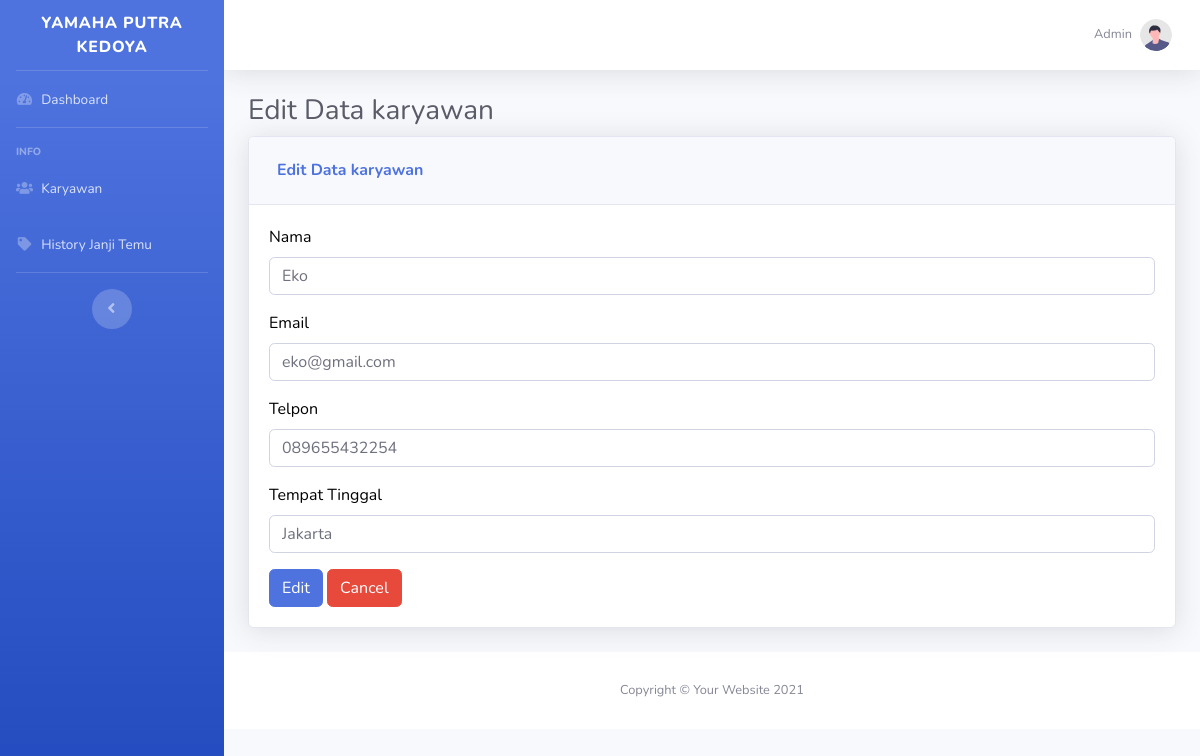
/karyawan/editkaryawan/1, run on the app's committed database.
### tables this page shows
CREATE TABLE `karyawan` (
  `id_karyawan` int(11) NOT NULL,
  `nama` varchar(128) NOT NULL,
  `email` varchar(128) NOT NULL,
  `phone` varchar(128) NOT NULL,
  `tmpt_tinggal` varchar(128) NOT NULL
);

### application/controllers/Karyawan.php (called while the page is built, shortened)
<?php
class Karyawan extends CI_Controller {
    public function editkaryawan($id)
    {
        $data['title'] = "Edit Data karyawan";
        $data['karyawan'] = $this->model_karyawan->getkaryawanId($id);
        $this->form_validation->set_rules('nama', 'Nama karyawan', 'required');
        $this->form_validation->set_rules('email', 'Email', 'required');
        $this->form_validation->set_rules('phone', 'Telpon', 'required|numeric');
        $this->form_validation->set_rules('tmpt_tinggal', 'Tempat Tinggal', 'required');
        if ($this->form_validation->run() == false) {
            $this->load->view('template/header', $data);
            $this->load->view('data/karyawan_edit', $data);
            $this->load->view('template/footer');
        } else {
            $this->model_karyawan->editkaryawan();
            $this->session->set_flashdata('message', '<div class="alert alert-success" role="alert">karyawan Di Edit !!!</div>');
            redirect('karyawan');
        }
    }
}

### index.php (called while the page is built, shortened)
<?php
require_once BASEPATH.'core/CodeIgniter.php';

### application/models/Model_karyawan.php (called while the page is built, shortened)
<?php
class Model_karyawan extends CI_Model {
    public function getkaryawanId($id)
    {
        return $this->db->get_where('karyawan', ['id_karyawan' => $id])->row_array();
    }
}

### application/views/data/karyawan_edit.php (the view, shortened to what this page needs)
<div class="container-fluid">
    <h1 class="h3 mb-2 text-gray-800"><?= $title; ?></h1>
    <div class="card shadow mb-4">
        <div class="card-header py-3">
            <div class="d-flex">
                <h6 class="m-0 font-weight-bold text-primary mr-auto p-2"><?= $title; ?></h6>
            </div>
        </div>
        <div class="card-body" style="color: #000;">
            <form action="" method="post">
                <div class="form-group">
                    <label>Nama</label>
                    <input type="text" name="nama" class="form-control" value="<?= $karyawan['nama']; ?>">
                </div>
                <div class="form-group">
                    <label>Email</label>
                    <input type="text" name="email" class="form-control" value="<?= $karyawan['email']; ?>">
                </div>
                <div class="form-group">
                    <label>Telpon</label>
                    <input type="text" name="phone" class="form-control" value="<?= $karyawan['phone']; ?>">
                </div>
                <div class="form-group">
                    <label>Tempat Tinggal</label>
                    <input type="text" name="tmpt_tinggal" class="form-control" value="<?= $karyawan['tmpt_tinggal']; ?>">
                </div>
                <button type="submit" name="edit" class="btn btn-primary">Edit</button>
                <a href="<?= base_url('karyawan'); ?>" class="btn btn-danger">Cancel</a>
            </form>
        </div>
    </div>
</div>

### data on the page
karyawan: nama "Eko", email "eko@gmail.com", phone "089655432254", tmpt_tinggal "Jakarta"

### other printed values
$title "Edit Data karyawan"
